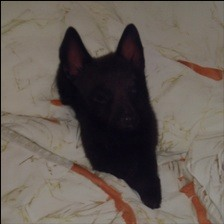
#> input picture RealWorld_Training/AI_Generated/ai_generated_realworld_0001.jpg, 224 x 224 px, found by its file name; its folder holds only this picture in this run
$ python create_mobile_adapted_dataset.py
#> lines starting #> are read from the running program, lines starting #| are printed output that depends on the picture
import os
import random
import shutil
import cv2
import numpy as np
from PIL import Image

# ============================================================
# TRUTHLENS - MOBILE ADAPTED DATASET CREATION
# ============================================================

SOURCE_DIR = r"D:\TruthLens\RealWorld_Training"
OUTPUT_DIR = r"D:\TruthLens\Mobile_Adapted_Training"

CLASSES = [
    "AI_Generated",
    "Deepfake",
    "Manipulated",
    "Real"
]

IMAGES_PER_CLASS = 500

random.seed(42)
np.random.seed(42)


def jpeg_compression(image, quality):
    """
    Simulate WhatsApp / social-media JPEG compression.
    """

    encode_param = [
        int(cv2.IMWRITE_JPEG_QUALITY),
        quality
    ]

    success, encoded = cv2.imencode(
        ".jpg",
        image,
        encode_param
    )

    if not success:
        return image

    return cv2.imdecode(
        encoded,
        cv2.IMREAD_COLOR
    )


def add_noise(image):
    """
    Add very small sensor/compression noise.
    """

    noise = np.random.normal(
        0,
        3,
        image.shape
    ).astype(np.float32)

    result = image.astype(np.float32) + noise

    return np.clip(
        result,
        0,
        255
    ).astype(np.uint8)


def adjust_brightness_contrast(image):
    """
    Simulate different phone display/screenshot conditions.
    """

    alpha = random.uniform(
        0.90,
        1.10
    )

    beta = random.randint(
        -12,
        12
    )

    result = cv2.convertScaleAbs(
        image,
        alpha=alpha,
        beta=beta
    )

    return result


def slight_blur(image):
    """
    Simulate screen capture and resampling blur.
    """

    if random.random() < 0.5:
        return cv2.GaussianBlur(
            image,
            (3, 3),
            0
        )

    return image


def slight_resize(image):
    """
    Resize through a slightly different resolution
    to simulate mobile processing.
    """

    h, w = image.shape[:2]

    scale = random.uniform(
        0.85,
        1.15
    )

    new_w = max(
        32,
        int(w * scale)
    )

    new_h = max(
        32,
        int(h * scale)
    )

    resized = cv2.resize(
        image,
        (new_w, new_h),
        interpolation=cv2.INTER_LINEAR
    )

    resized = cv2.resize(
        resized,
        (224, 224),
        interpolation=cv2.INTER_AREA
    )

    return resized


def create_mobile_variant(image):
    """
    Apply a combination of transformations.
    """

    result = image.copy()

    # Random horizontal flip
    if random.random() < 0.20:
        result = cv2.flip(
            result,
            1
        )

    # Brightness / contrast
    if random.random() < 0.80:
        result = adjust_brightness_contrast(
            result
        )

    # JPEG compression
    quality = random.randint(
        65,
        95
    )

    result = jpeg_compression(
        result,
        quality
    )

    # Noise
    if random.random() < 0.40:
        result = add_noise(
            result
        )

    # Blur
    result = slight_blur(
        result
    )

    # Resize
    result = slight_resize(
        result
    )

    return result


def main():

    print("=" * 70)
    print("TRUTHLENS - MOBILE ADAPTED DATASET CREATION")
    print("=" * 70)

    print()
    print("Source:")
    print(SOURCE_DIR)

    print()
    print("Output:")
    print(OUTPUT_DIR)

    print()
    print("Target per class:", IMAGES_PER_CLASS)

    # Create output directory
    os.makedirs(
        OUTPUT_DIR,
        exist_ok=True
    )

    total_created = 0

    for class_name in CLASSES:

        print()
        print("-" * 70)
        print("CLASS:", class_name)
        print("-" * 70)

        source_class = os.path.join(
            SOURCE_DIR,
            class_name
        )

        output_class = os.path.join(
            OUTPUT_DIR,
            class_name
        )

        os.makedirs(
            output_class,
            exist_ok=True
        )

        if not os.path.exists(source_class):

            print(
                "ERROR: Source folder not found:",
                source_class
            )

            continue

        files = [
            f
            for f in os.listdir(source_class)
            if f.lower().endswith(
                (
                    ".jpg",
                    ".jpeg",
                    ".png",
                    ".webp",
                    ".bmp"
                )
            )
        ]

        print(
            "Available source images:",
            len(files)
        )

        if len(files) == 0:
            print("No images found.")
            continue

        # Randomize source selection
        random.shuffle(files)

        created = 0

        while created < IMAGES_PER_CLASS:

            filename = random.choice(files)

            source_path = os.path.join(
                source_class,
                filename
            )

            try:

                image = cv2.imread(
                    source_path
                )
#> image is the input picture: shape (224, 224, 3); mean B, G, R 85.5, 92.7, 101.7

                if image is None:
                    continue

                image = cv2.resize(
                    image,
                    (224, 224),
                    interpolation=cv2.INTER_AREA
                )

                adapted = create_mobile_variant(
                    image
                )
#> in create_mobile_variant, `result = cv2.flip( result, 1 )`:
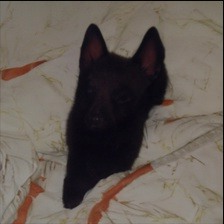
#> result: shape (224, 224, 3); mean B, G, R 85.5, 92.7, 101.7
#> in jpeg_compression, `success, encoded = cv2.imencode( ".jpg", image, encode_param )`: encoded = 5704 values, max 255 at index 0, min 0 at index 4, mean 119.8

                output_filename = (
                    f"{class_name.lower()}_"
                    f"mobile_{created + 1:04d}.jpg"
                )

                output_path = os.path.join(
                    output_class,
                    output_filename
                )

                cv2.imwrite(
                    output_path,
                    adapted,
                    [
                        int(cv2.IMWRITE_JPEG_QUALITY),
                        90
                    ]
                )

                created += 1

                if created % 50 == 0:

                    print(
                        f"Created: "
                        f"{created}/{IMAGES_PER_CLASS}"
                    )

            except Exception as e:

                print(
                    "Error processing:",
                    filename,
                    "|",
                    str(e)
                )

        print(
            f"{class_name}: "
            f"{created} images created"
        )

        total_created += created

    print()
    print("=" * 70)
    print("MOBILE ADAPTED DATASET COMPLETE")
    print("=" * 70)

    for class_name in CLASSES:

        folder = os.path.join(
            OUTPUT_DIR,
            class_name
        )

        if os.path.exists(folder):

            count = len([
                f
                for f in os.listdir(folder)
                if f.lower().endswith(
                    (
                        ".jpg",
                        ".jpeg",
                        ".png"
                    )
                )
            ])

            print(
                f"{class_name:<15}: {count:4d} images"
            )

    print("-" * 70)
    print(
        f"{'TOTAL':<15}: "
        f"{total_created:4d} images"
    )

    print()
    print("Output location:")
    print(OUTPUT_DIR)

    print()
    print("Expected structure:")

    for class_name in CLASSES:
        print(
            os.path.join(
                OUTPUT_DIR,
                class_name
            )
        )

    print()
    print("=" * 70)
    print("NEXT STEP: INSPECT THE MOBILE-ADAPTED DATASET")
    print("=" * 70)


if __name__ == "__main__":
    main()

$ run again, on RealWorld_Training/AI_Generated/ai_generated_realworld_0021.jpg
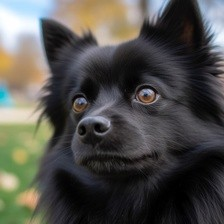
#> input picture RealWorld_Training/AI_Generated/ai_generated_realworld_0021.jpg, 224 x 224 px, found by its file name
#> in main, image is the input picture: shape (224, 224, 3); mean B, G, R 75.2, 79.7, 80.6
#> in create_mobile_variant, `result = cv2.flip( result, 1 )`:
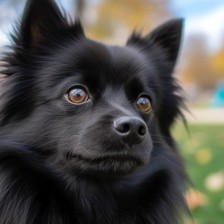
#> result: shape (224, 224, 3); mean B, G, R 75.2, 79.7, 80.6
#> encoded = 6438 values, max 255 at index 0, min 0 at index 4, mean 121.4
